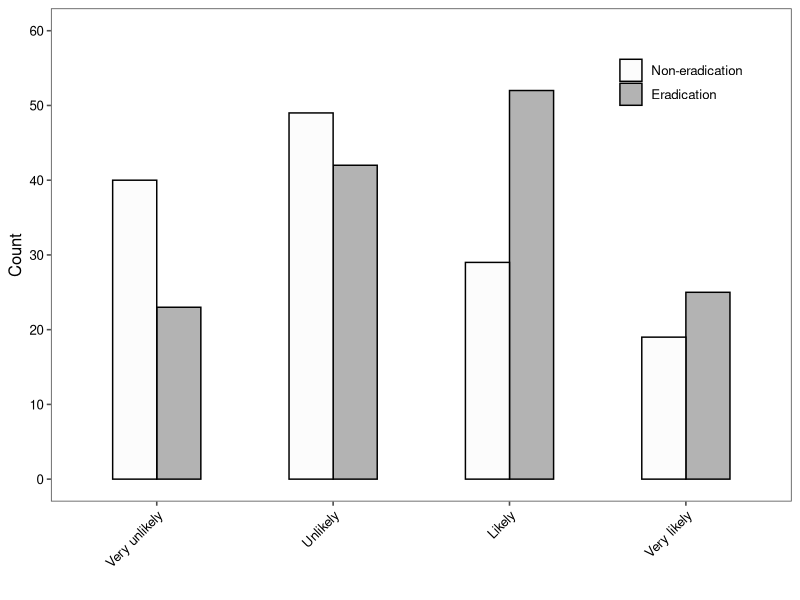

Write the R code that produced this figure.
## ---- chunk 1
library(tidyverse)
library(dplyr)
library(ggplot2)
library(ggthemes)

expert = read.table(file="Data/drolet.csv", header=T, sep=",")

expert$Outcome <- as.character(expert$Outcome)
expert$Outcome[which(expert$Outcome=="0")] <- "Non-eradication"
expert$Outcome[which(expert$Outcome=="1")] <- "Eradication"
                    
expertdata = expert %>%
  select(Prediction, Outcome) %>%
  group_by(Prediction, Outcome) %>%
  summarize(TotalNumber=n())

expertdata$Outcome <-factor(expertdata$Outcome, levels=c("Non-eradication", "Eradication"))

expertdata$Prediction <- factor(expertdata$Prediction, levels=c("Very unlikely", "Unlikely", "Likely", "Very likely"))

p <- ggplot(data=expertdata, 
       aes(x=expertdata$Prediction, y=expertdata$TotalNumber, fill=factor(Outcome))) +   geom_bar(position="dodge", stat="identity", width=0.5, color="black") +
  ylim(0,60) +
  ylab("Count") +
  xlab("") +
  scale_y_continuous(breaks = c(0,10,20,30,40,50,60), limits=c(0,60)) +
  scale_x_discrete(labels=c("Very unlikely", "Unlikely", "Likely", "Very likely")) +
  theme_few() + scale_fill_grey(start=0.99, end=0.7) +
  theme(legend.position="top", legend.title= element_blank()) +
  theme(axis.text.x = element_text(colour="black", angle = 45, vjust = 1, hjust=1)) +
  theme(axis.text.y = element_text(colour="black")) + 
  theme(legend.position = c(.85, .85)) +
  guides(fill=guide_legend(nrow=2,byrow=TRUE)) 

print(p)
